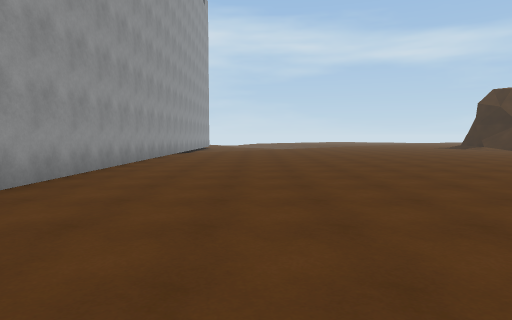
View 1 (above)

18 first-person views from a walk through a Unity game level. The camera is 1.3 m above the floor, tilts 4° down and sees 75° across. The floor is counted in squares, 2 m on a side. Each view is taken from the middle of a square. On the plan, view 1 faces up. The plan holds only what a view shows up to about 10 squares ahead; the rest is blank. The place goes on beyond the plan. The player is left out. Some surface patterns are stand-ins.

View 2
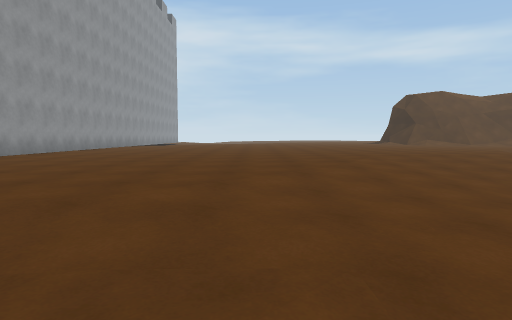

View 3
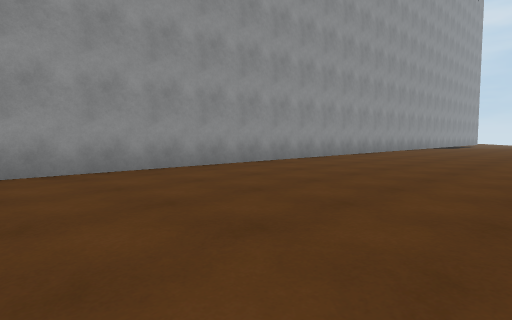

View 4
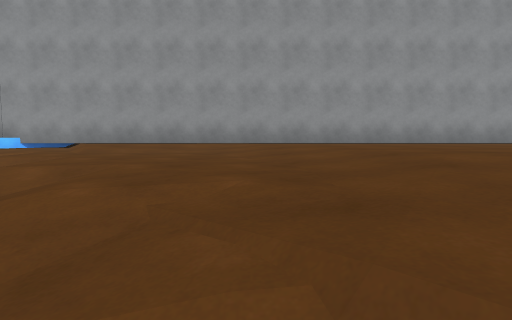

View 5
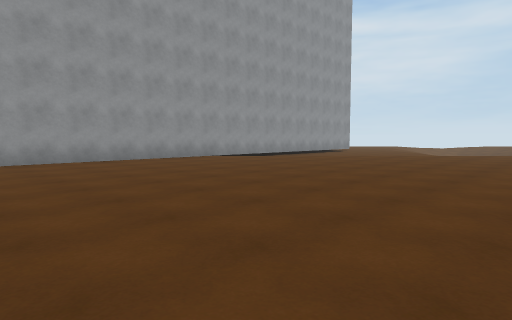

View 6
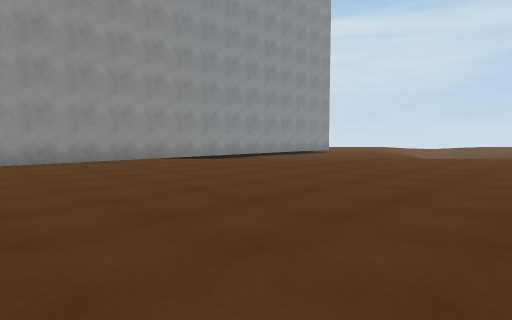

View 7
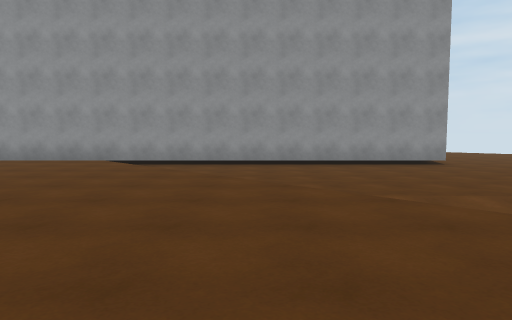

View 8
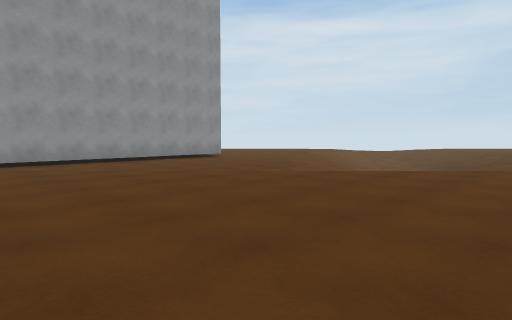

View 9
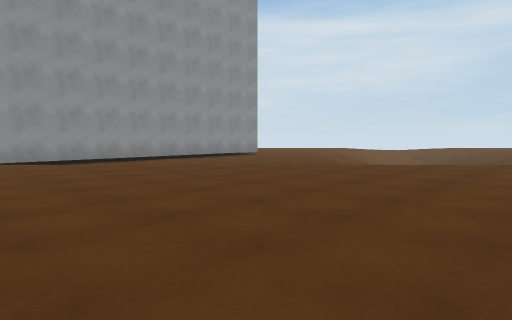

View 10
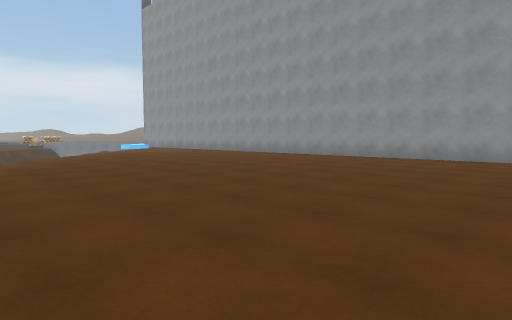

View 11
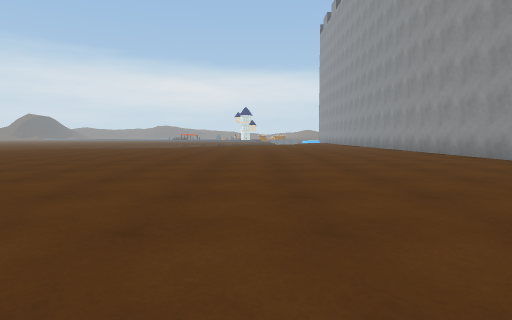

View 12
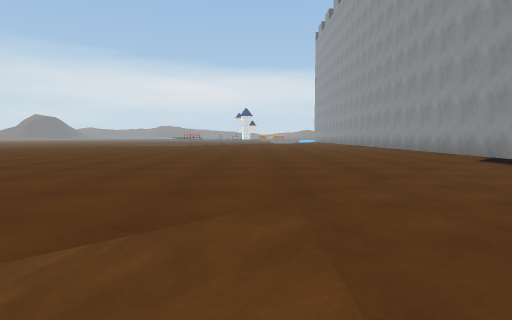

View 13
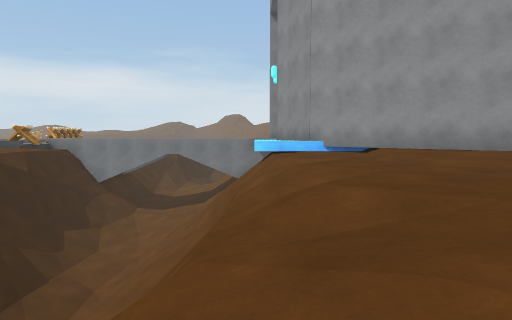

View 14
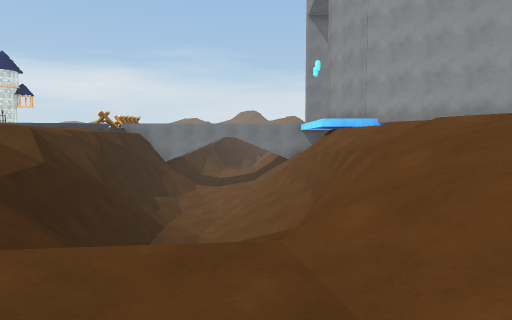

View 15
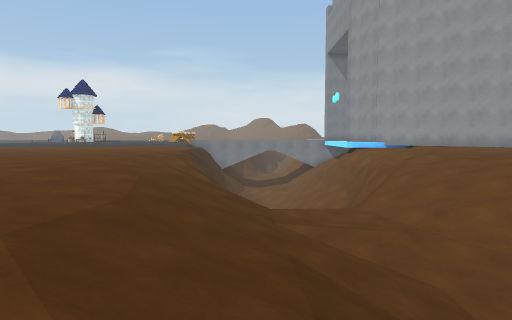

View 16
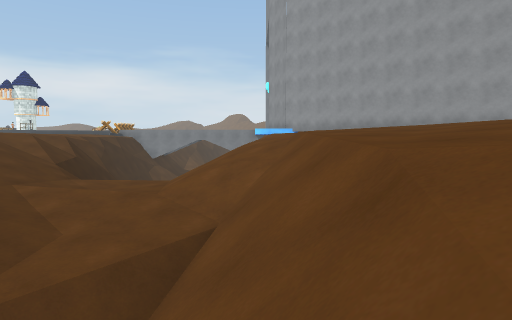

View 17
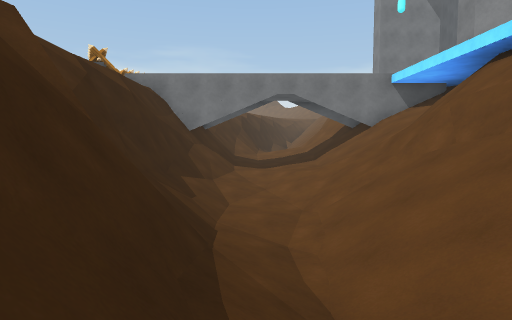

View 18
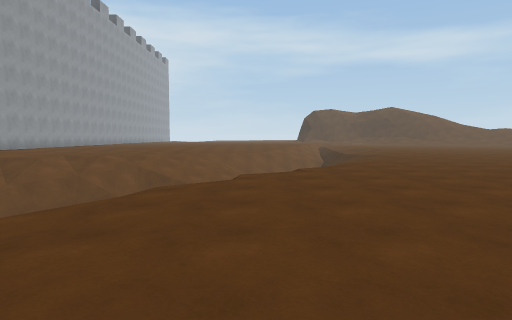

### Floor plan
Key: @ floor where view 1 was taken; # wall or solid block; . main floor; : floor 0.25 m higher than the main floor; - floor 0.25 m lower than the main floor; _ floor 0.5 m lower than the main floor; < floor 6.5 m lower than the main floor; / step, stairs or slope; = window, fence, low wall or low ledge; v drop or lower ground.
Columns run from 5 left of view 1 to 12 right of it. Each row starts with its distance up from view 1.
 20   #----/ /..
 19   #----/#...
 18   #----/.....
 17   #---/......
 16   #--/.......
 15   #-/........
 14   #/.........
 13   #..........
 12   #...........
 11   #............
 10   #............
  9   #............
  8   #............
  7   #..........
  6   #.........
  5   #............
  4   #............
  3   #........-///
  2   #........///
  1   #......./////
  0   #..@.../////
 -1   #.....//////
 -2   #....---/////  /
 -3   #..----/////////
 -4   #.----/////////_
 -5   #.---//////////_
 -6   #./////////////-
 -7   #////#// //////-
 -8  ##-//#/   =////--
 -9  ##_/=/// /=///---
-10  ####/////==//----
-11 #####////#=/_-----
-12 :=/=////#vv/-----
-13 ////////##=_----
-14  ////<//#v_-----
-15   /////#v/_----
-16    ///#v/  ---
-17     /##/    -
-18      =//
-19      ##

Positions as (right, up) in squares from view 1, and headings:
1: (0, 0), facing up
2: (3, -4), facing up
3: (2, -3), facing up-left
4: (5, -3), facing left
5: (6, 6), facing up-left
6: (6, 8), facing up-left
7: (6, 17), facing left
8: (7, 14), facing up-left
9: (7, 12), facing up-left
10: (7, 11), facing down-left
11: (2, 18), facing down
12: (2, 20), facing down
13: (4, -4), facing down-left
14: (7, -4), facing down-left
15: (12, -2), facing down-left
16: (9, 1), facing down-left
17: (5, -9), facing down-left
18: (7, -17), facing up
